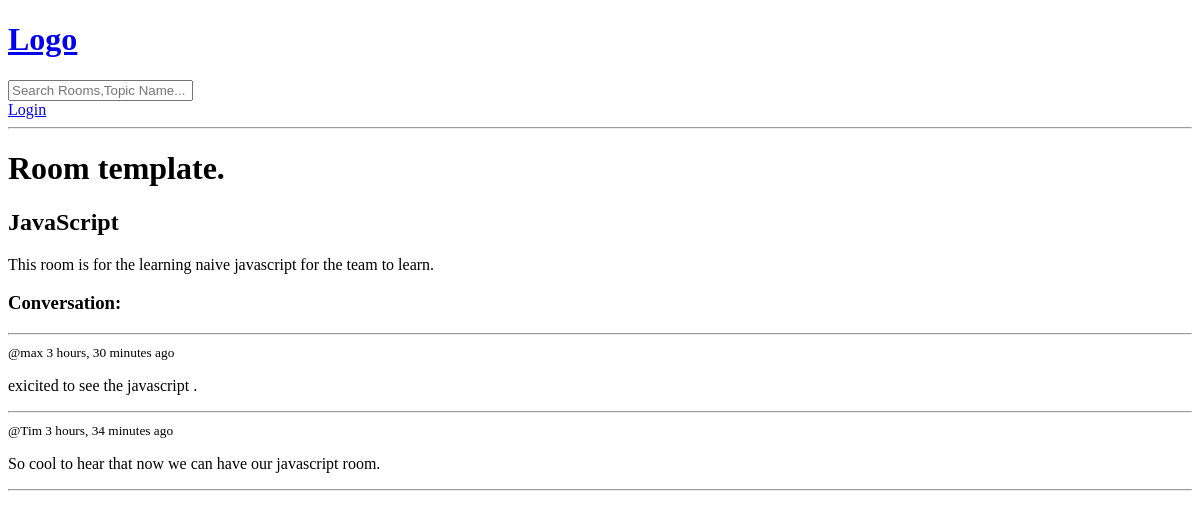
/base/room/8/, run on an earlier commit of the app's database.
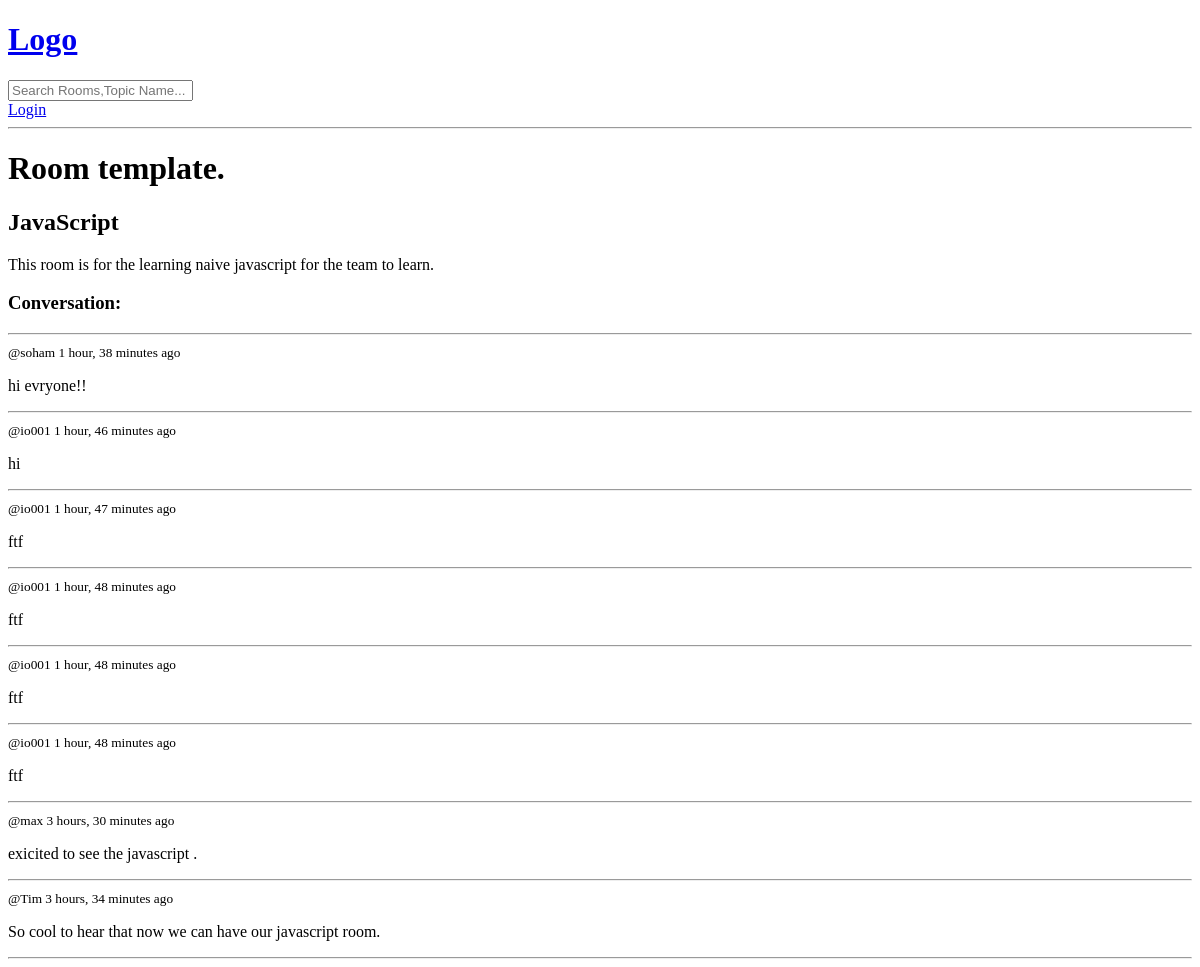
And on a later commit of the database.
### base/models.py (models this page shows, shortened)
class Room(models.Model):
    host = models.ForeignKey(User,on_delete=models.SET_NULL,null=True)
    topic = models.ForeignKey(Topic,on_delete=models.SET_NULL,null=True)
    name = models.CharField(max_length=250)
    desc = models.TextField(null=True,blank=True)
    updated = models.DateTimeField(auto_now=True)
    created = models.DateTimeField(auto_now_add=True)
    class Meta:
        ordering = ['-updated','-created']

class Message(models.Model):
    user = models.ForeignKey(User,on_delete=models.CASCADE)
    room = models.ForeignKey(Room,on_delete=models.CASCADE)
    body = models.TextField()
    created = models.DateTimeField(auto_now_add=True)
    updated = models.DateTimeField(auto_now=True)
    class Meta:
        ordering = ['-created','-updated']

### base/views.py (the view, shortened to what this page needs)
# urls.py: path('room/<str:pk>/',views.room,name='room'),
def room(request,pk):
    room = Room.objects.get(id=pk)
    message = room.message_set.all().order_by('-created')
    context = {'room':room,'message':message}
    return render(request,'base/room.html',context)

### base/templates/base/room.html (shortened to what this page needs)
{% extends "main.html" %}
{% block content %}
 <h1>Room template.</h1>
 <h2>{{ room.name }}</h2>
 <p>{{room.desc}}</p>
<div class="comment-wrapper">
    <h3>Conversation:</h3>
    <hr>
    {% for rdata in message  %}
       <div>
          <small>@{{rdata.user}}     {{rdata.created| timesince}} ago</small>
          <p>{{rdata.body}}</p>
          <hr>
       </div>
    {% endfor %}
</div>
{% endblock content %}

### templates/main.html (shortened to what this page needs)
<!DOCTYPE html>
<html>
    <head>
    </head>
    <body>
     {% include "navbar.html" %}
     {% block content %}
     {% endblock content %}
    </body>
</html>

### templates/navbar.html (shortened to what this page needs)
<a href="/">
    <h1>Logo</h1>
</a>
<form method="GET" action="{% url 'base:home'%}">
    <input type="text" name="q" placeholder="Search Rooms,Topic Name..."/>
</form>
{% if request.user.is_authenticated %}
   <a href="{% url 'base:logout' %}">Logout</a>
{% else %}
   <a href="{% url 'base:login' %}">Login</a>
{% endif %}
<hr>

What changed in the data, as far as the page shows it:
added Message: user "soham", created "1 hour, 38 minutes", body "hi evryone!!"
added Message: user "io001", created "1 hour, 46 minutes", body "hi"
added Message: user "io001", created "1 hour, 47 minutes", body "ftf"
added Message: user "io001", created "1 hour, 48 minutes", body "ftf"
added Message: user "io001", created "1 hour, 48 minutes", body "ftf"
added Message: user "io001", created "1 hour, 48 minutes", body "ftf"
